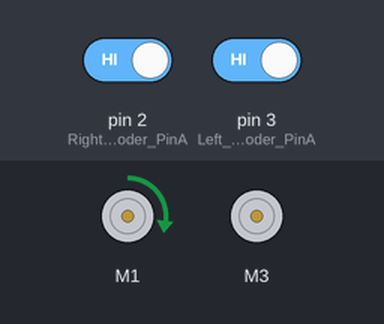
The sketch below on a simulated Arduino Uno, built with avr-gcc and run on an emulated ATmega328P. Shown: 2 × DC motor (green arrow = forward, orange = backward, longer = faster). Inputs (shaded band) come from the test bench; at power-on: pin 2 (Right_Encoder_PinA) HIGH, pin 3 (Left_Encoder_PinA) HIGH. What the sketch prints to the serial monitor is not drawn.

Above: at 0.1 s.
Timing chart, 0 to 1.6 s (numbered marks = the images above):
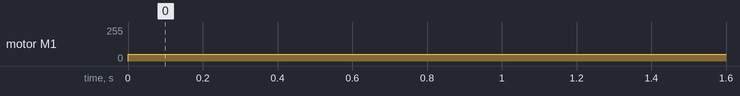

Measured:
- by itself, motor M1: stopped → forward 50/255 at 0.00 s

The sketch:

01_on_off_control.ino
```cpp
#include "ros_mm.h"
#include <Wire.h>
#include <Adafruit_MotorShield.h>

/* ----------------------------ADAFRUIT MOTOR SHIELD------------------- */
// Create the motor shield object with the default I2C address
// Select which 'port' M1, M2, M3 or M4.

Adafruit_MotorShield AFMS = Adafruit_MotorShield();
Adafruit_DCMotor *RightMotor = AFMS.getMotor(1);
Adafruit_DCMotor *LeftMotor = AFMS.getMotor(3);
/*----------------------------------------------------------------------*/

// Left encoder
#define Left_Encoder_PinA 3
#define Left_Encoder_PinB 8
volatile long Left_Encoder_Ticks = 0;
volatile bool LeftEncoderBSet;

//Right Encoder
#define Right_Encoder_PinA 2
#define Right_Encoder_PinB 7
volatile long Right_Encoder_Ticks = 0;
volatile bool RightEncoderBSet;
/*-----------------------------------------------------------------------*/
int count_1;
int count_2;
int diff;
int target_count = 83;

void setup() {
  setup_motor_driver();
  Serial.begin(9600);
  Serial.println("pwm     | rpm:");
  RightMotor->setSpeed(50);
  RightMotor->run(FORWARD);
}

void loop() {

  count_1 = Right_Encoder_Ticks;
  //RightMotor->run(FORWARD);
  //count_2 = Right_Encoder_Ticks;
  //diff = count_2 - count_1;
  int timer_;
  while(timer_<5000)
  {
    // RESET THE ENCODER //
    count_2 = Right_Encoder_Ticks;
    diff = count_2 - count_1;
    if( diff<target_count-20 ) {/* pwm and forward direction */ RightMotor->run(FORWARD);}
    else if ( diff>target_count-20 ){/* pwm and backward direction */RightMotor->run(BACKWARD);}
    else { /* stop the motor */RightMotor->run(RELEASE);}

    delay(1);
    Serial.println(diff);
    timer_++;
  }


}
```

motor_n_encoder.ino
```cpp
 void setup_motor_driver(){
  AFMS.begin();

  setup_encoder();

  RightMotor->setSpeed(0);
  LeftMotor->setSpeed(0);
  RightMotor->run(FORWARD);
  RightMotor->run(RELEASE);
  LeftMotor->run(FORWARD);
  LeftMotor->run(RELEASE);
 }


void setup_encoder()
{
  // Quadrature encoders
  // Left encoder
  pinMode(Left_Encoder_PinA, INPUT_PULLUP);      // sets pin A as input
  pinMode(Left_Encoder_PinB, INPUT_PULLUP);      // sets pin B as input
  digitalWrite(Left_Encoder_PinA, HIGH);                // turn on pullup resistor
  digitalWrite(Left_Encoder_PinB, HIGH);
  //Attaching interrupt in Left_Enc_PinA.
  attachInterrupt(digitalPinToInterrupt(Left_Encoder_PinA), do_Left_Encoder, RISING);


  // Right encoder
  pinMode(Right_Encoder_PinA, INPUT_PULLUP);      // sets pin A as input
  pinMode(Right_Encoder_PinB, INPUT_PULLUP);      // sets pin B as input
  digitalWrite(Right_Encoder_PinA, HIGH);                // turn on pullup resistor
  digitalWrite(Right_Encoder_PinB, HIGH);
  //Attaching interrupt in Right_Enc_PinA.
  attachInterrupt(digitalPinToInterrupt(Right_Encoder_PinA), do_Right_Encoder, RISING);

}


//do_Left_Encoder() Definitions
void do_Left_Encoder()
{
   // Test transition; since the interrupt will only fire on 'rising' we don't need to read pin A
  LeftEncoderBSet = digitalRead(Left_Encoder_PinB);   // read the input pin
  Left_Encoder_Ticks -= LeftEncoderBSet ? -1 : +1;

}


//do_Right_Encoder() Definitions
void do_Right_Encoder()
{

  RightEncoderBSet = digitalRead(Right_Encoder_PinB);   // read the input pin
  Right_Encoder_Ticks += RightEncoderBSet ? -1 : +1;

}
```

ros_mm.h
```cpp
#ifndef ROS_MM_H
#define ROS_MM_H

#define encoder_pulse   11      // original 13
#define gear_ratio      30      // original 120
#define wheel_diameter  0.069   // same
#define wheel_width     0.027   // same not use in program
#define track_width     0.236   // original 0.276
#define MAX_RPM         320     // original 58
#define pi              3.1415926
#define two_pi          6.2831853
#endif
```
